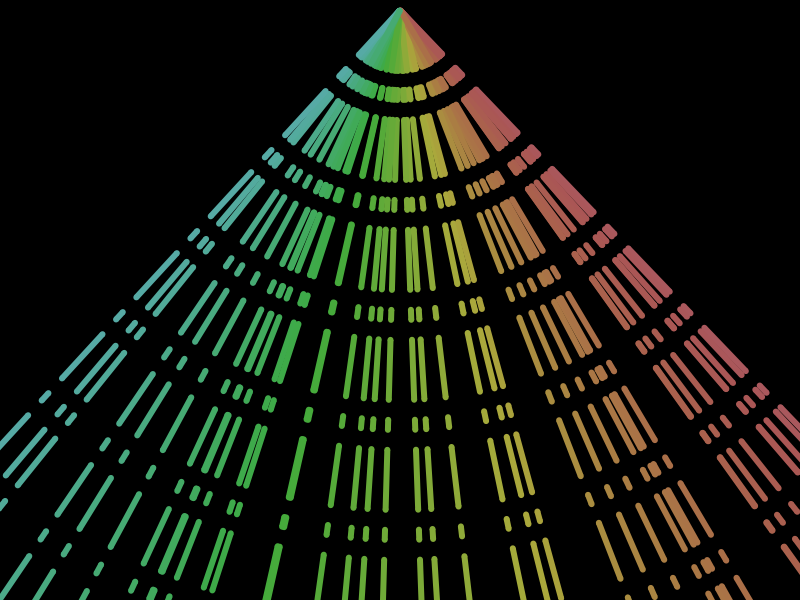
Frame 1 (no input)
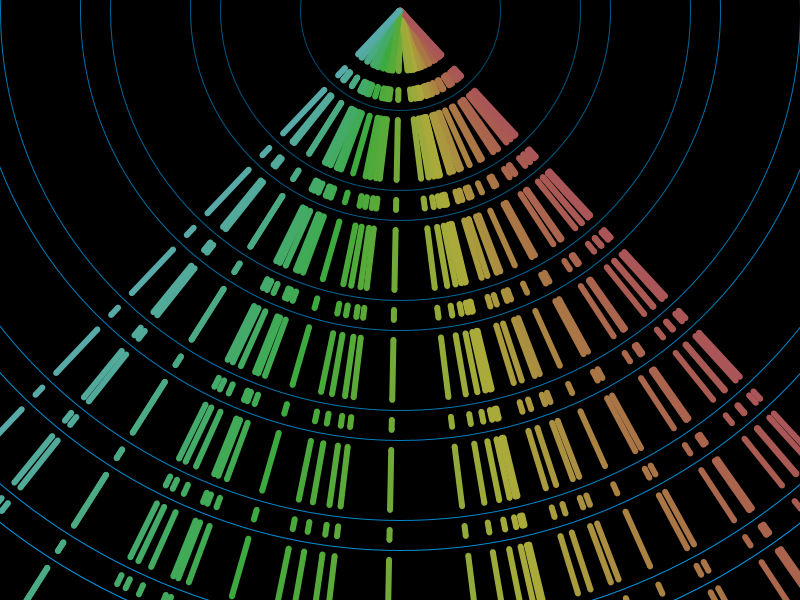
Frame 60 (the mouse pressed at the canvas centre just before this capture)
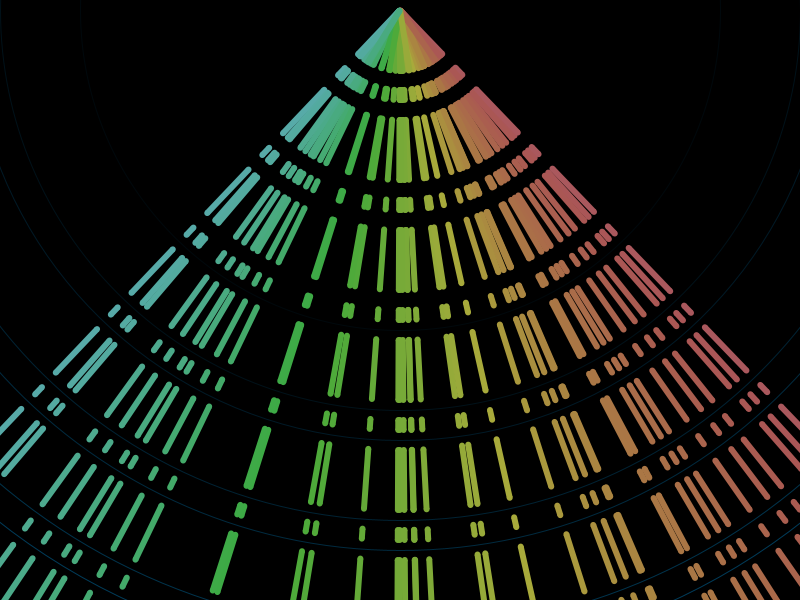
Frame 120 (the mouse held since frame 60 and released just before this capture)

The Processing sketch that drew these frames (run headless with seeded random() and noise(); from frame 60 on, the mouse is pressed at the canvas centre):

// Processing sketch: ColorRays
// ── ColorRays.pde

// There is no way I'm going to be able to understand how this works when I read it later.
// Commenting is hard because I barely knew what I was doing while writing it.
// I just make it work. :P
// The core principles aren't diffictult to figure out, though. atan2(y,x) and getting the lines
// draw properly and at the right angle were the most complex parts for me.

Ray[] rays;
Line line;
Circle[] circles;
int time = 0;

void setup() {
  size(800, 600);
  
  rays = new Ray[40];
  for (int i = 0; i < rays.length; i++) {
    rays[i] = new Ray();
  }
  
  circles = new Circle[12];
  float totalLen = longLength + shortLength + spaceLength*2;
  for (int i = 0; i < circles.length; i += 2) {
    circles[i] = new Circle(i/2*totalLen + longLength + spaceLength/2);
    circles[i+1] = new Circle(i/2*totalLen + longLength + shortLength + spaceLength*3/2);
  }
}

void draw() {
  background(0);
  time++;
  if (time > 200) time = 0;
  
  for (int i = 0; i < rays.length; i++) {
    rays[i].drift();
    rays[i].show();
  }
  
  for (int i = 0; i < circles.length; i++) {
    if (time == i*5) circles[i].pulse();
    circles[i].show();
  }
}
// ── Circle.pde

class Circle
{
  float radius;
  float brightness = 0;
  
  Circle(float radius) {
    this.radius = radius;
  }
  
  void pulse() {
    brightness = 1;
  }
  
  void show() {
    stroke(200, 360, 360*brightness);
    noFill();
    
    ellipse(rayOrigin.x, rayOrigin.y, radius*2, radius*2);
    
    brightness -= .01;
    if (brightness < 0) brightness = 0;
  }
}
// ── Line.pde

float lSize = 3;

class Line
{
  Point start = new Point();
  Point end = new Point();
  float angle;  // Radians
  float perpAngle; // Radians
  
  Line(Point p1, Point p2) {
    this.start.clone(p1);
    this.end.clone(p2);
    this.angle = this.start.getAngle(this.end);
    this.perpAngle = angle + PI/2;
  }
  
  void show() {
    ellipse(this.start.x, this.start.y, lSize*2, lSize*2);
    ellipse(this.end.x, this.end.y, lSize*2, lSize*2);
    
    Point p = new Point(lSize * cos(perpAngle), lSize * sin(perpAngle));
    
    quad(this.start.x + p.x, this.start.y + p.y,
         this.start.x - p.x, this.start.y - p.y,
         this.end.x - p.x, this.end.y - p.y,
         this.end.x + p.x, this.end.y + p.y);
  }
}
// ── Point.pde

class Point {
  float x;
  float y;
  
  Point() {
    this.x = 0;
    this.y = 0;
  }
  
  Point(float x, float y) {
    this.x = x;
    this.y = y;
  }
  
  Point(Point p) {
    this.x = p.x;
    this.y = p.y;
  }
  
  float taxiCabDistance(Point p) {
    return abs(this.x - p.x) + abs(this.y - p.y);
  }
  
  Point mult(float n) {
    Point p = new Point();
    p.clone(this);
    p.x *= n;
    p.y *= n;
    return p;
  }
  
  Point plus(Point p) {
    Point newP = new Point();
    newP.x = this.x + p.x;
    newP.y = this.y + p.y;
    return newP;
  }
  
  Point mag(float n) {
    Point p = new Point();
    p.clone(this);
    float angle = atan2(p.y, p.x);
    p.x *= n * cos(angle);
    p.y *= n * sin(angle);
    return p;
  }
  
  Point setMag(float n) {
    Point p = new Point();
    p.clone(this);
    float angle = atan2(p.y, p.x);
    p.x = n * cos(angle);
    p.y = n * sin(angle);
    return p;
  }
  
  Point setMag(float n, Point origin) {
    Point p = new Point();
    p.clone(this);
    p.x -= origin.x;
    p.y -= origin.y;
    float angle = atan2(p.y, p.x);
    p.x = n * cos(angle);
    p.y = n * sin(angle);
    p.x += origin.x;
    p.y += origin.y;
    return p;
  }
  
  void clone(Point p) {
    this.x = p.x;
    this.y = p.y;
  }
  
  Point move(float x, float y) {
    return new Point(this.x + x, this.y + y);
  }
  
  void print() {
    println("x: " + this.x + " y: " + this.y);
  }
  
  boolean equals(Point p) {
    return (this.x == p.x && this.y == p.y);
  }
  
  float getAngle(Point p) {
    return atan2(p.y - this.y, p.x - this.x);
  }
}
// ── Ray.pde

float longLength = 60;
float shortLength = 10;
float spaceLength = 20;
Point rayOrigin;

class Ray
{
  float angle = random(PI/2) + PI/4;
  float dir = (floor(random(2)) == 0) ? -1 : 1;
  float speed = random(.75) + .25;
  Point lineStart;
  Point vector;
  Line line;
  
  Ray() {
    rayOrigin = new Point(width/2, 10);
  }
  
  void show() {
    colorMode(HSB, 360);
    noStroke();
    int c = int(angle*120 + 260);
    if (c > 360) c -= 360;
    fill(c, sin(angle)*240, 240);
    
    vector = new Point(cos(angle), sin(angle));
    lineStart = new Point(rayOrigin).plus(vector);
    
    int state = 0;
    float totalLen = 0;
    float curLen = 0;
    while (lineStart.y < height)
    {
      if (state == 0) {
        curLen = longLength;
        state = 1;
      } else { // (state == 1)
        curLen = shortLength;
        state = 0;
      }

      line = new Line(lineStart, vector.setMag(curLen).plus(lineStart));
      line.show();
      
      totalLen += curLen + spaceLength;

      lineStart = lineStart.setMag(totalLen, rayOrigin);
    }
  }
  
  void drift() {
    // Constrain angle between PI/2 +/- PI/4
    if (angle < PI/4 || angle > PI*3/4) dir *= -1;
    
    angle += dir * speed * PI/512;
  }
}
